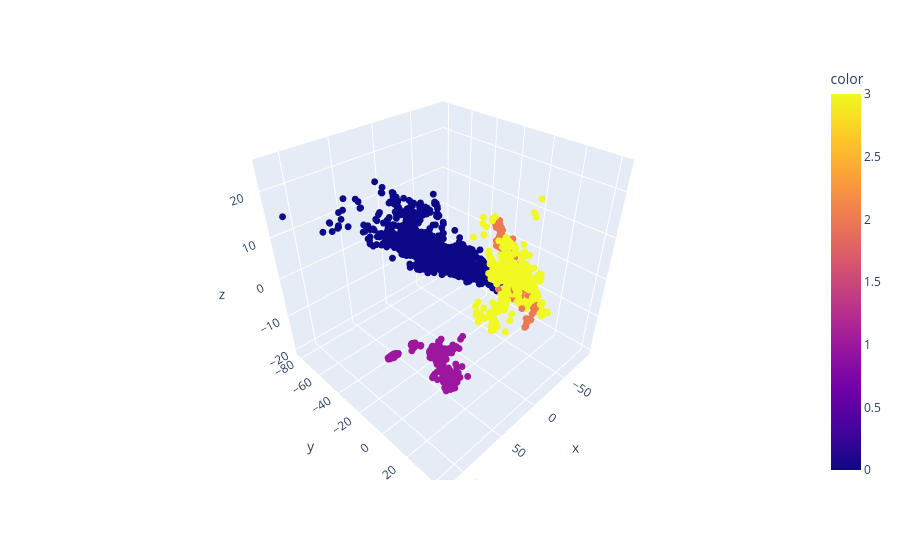

Notebook cell for this chart:
### Markdown cell above
**Make a 3D plot** of the reduced dataset.

### Code cell
# TO DO: Make a 3D plot of the reduced dataset.

# Florentin Canart

fig = px.scatter_3d(x=x_train_reduced[:, 0], y=x_train_reduced[:, 1], z=x_train_reduced[:, 2], color=y_train)
fig.update_traces(marker=dict(size=4))
fig.show()

### Figure 1 — Plotly figure (JSON) as saved in the notebook; plotly's stock layout.template omitted (floating-point values rounded to 4 significant figures; data arrays with more than 128 entries replaced by an {"elided": "..."} marker saying what was removed)
{"data": [{"hovertemplate": "x=%{x}<br>y=%{y}<br>z=%{z}<br>color=%{marker.color}<extra></extra>", "legendgroup": "", "marker": {"color": {"elided": "4223 float values"}, "coloraxis": "coloraxis", "size": 4, "symbol": "circle"}, "mode": "markers", "name": "", "scene": "scene", "showlegend": false, "type": "scatter3d", "x": {"elided": "4223 float values"}, "y": {"elided": "4223 float values"}, "z": {"elided": "4223 float values"}}], "layout": {"coloraxis": {"colorbar": {"title": {"text": "color"}}, "colorscale": [[0, "#0d0887"], [0.1111, "#46039f"], [0.2222, "#7201a8"], [0.3333, "#9c179e"], [0.4444, "#bd3786"], [0.5556, "#d8576b"], [0.6667, "#ed7953"], [0.7778, "#fb9f3a"], [0.8889, "#fdca26"], [1, "#f0f921"]]}, "legend": {"tracegroupgap": 0}, "margin": {"t": 60}, "scene": {"domain": {"x": [0, 1], "y": [0, 1]}, "xaxis": {"title": {"text": "x"}}, "yaxis": {"title": {"text": "y"}}, "zaxis": {"title": {"text": "z"}}}}}
